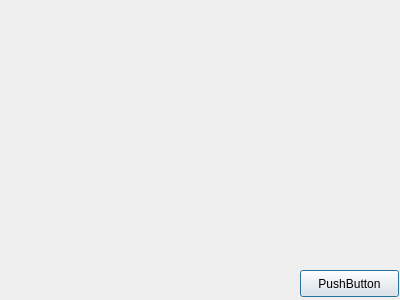
<?xml version="1.0" encoding="UTF-8"?>
<ui version="4.0">
 <class>Dialog</class>
 <widget class="QDialog" name="Dialog">
  <property name="geometry">
   <rect>
    <x>0</x>
    <y>0</y>
    <width>400</width>
    <height>300</height>
   </rect>
  </property>
  <property name="windowTitle">
   <string>Dialog</string>
  </property>
  <widget class="QPushButton" name="pushButton">
   <property name="geometry">
    <rect>
     <x>300</x>
     <y>270</y>
     <width>99</width>
     <height>27</height>
    </rect>
   </property>
   <property name="text">
    <string>PushButton</string>
   </property>
  </widget>
  <widget class="QLabel" name="label">
   <property name="geometry">
    <rect>
     <x>20</x>
     <y>10</y>
     <width>371</width>
     <height>251</height>
    </rect>
   </property>
   <property name="text">
    <string/>
   </property>
  </widget>
 </widget>
 <resources/>
 <connections/>
</ui>
